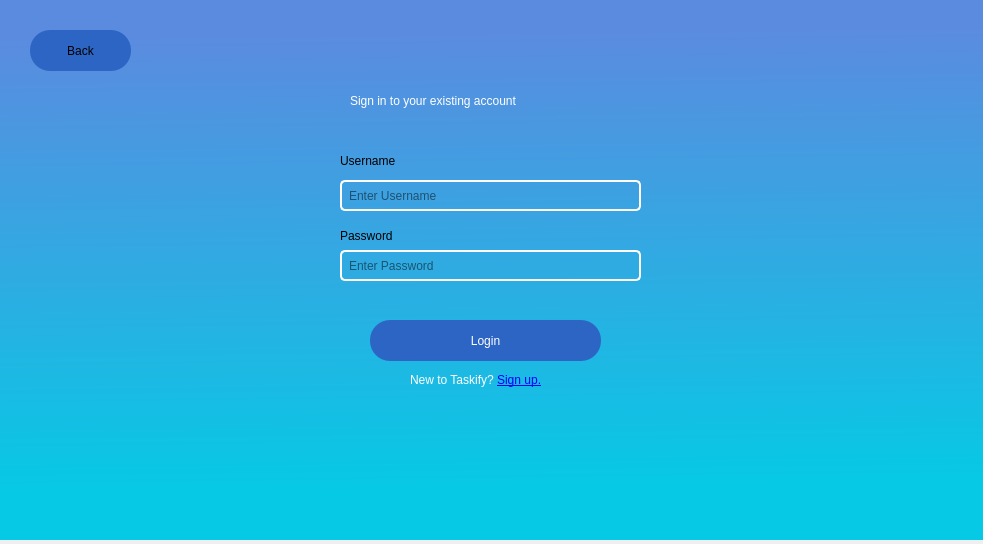
<?xml version="1.0" encoding="UTF-8"?>
<ui version="4.0">
 <class>Dialog</class>
 <widget class="QDialog" name="Dialog">
  <property name="geometry">
   <rect>
    <x>0</x>
    <y>0</y>
    <width>983</width>
    <height>544</height>
   </rect>
  </property>
  <property name="windowTitle">
   <string>Dialog</string>
  </property>
  <widget class="QWidget" name="passwordfield" native="true">
   <property name="geometry">
    <rect>
     <x>0</x>
     <y>0</y>
     <width>991</width>
     <height>541</height>
    </rect>
   </property>
   <property name="styleSheet">
    <string notr="true">QWidget#bgwidget{
background-color:qlineargradient(spread:pad, x1:0.0678571, y1:0.102, x2:1, y2:1, stop:0 rgba(0, 230, 255, 255), stop:1 rgba(255, 255, 255, 255));}</string>
   </property>
   <widget class="QLabel" name="label_2">
    <property name="geometry">
     <rect>
      <x>350</x>
      <y>70</y>
      <width>291</width>
      <height>61</height>
     </rect>
    </property>
    <property name="styleSheet">
     <string notr="true">font: 12pt &quot;MS Shell Dlg 2&quot;;color:rgb(255, 255, 255)</string>
    </property>
    <property name="text">
     <string>Sign in to your existing account</string>
    </property>
   </widget>
   <widget class="QLineEdit" name="username_edit">
    <property name="geometry">
     <rect>
      <x>340</x>
      <y>180</y>
      <width>301</width>
      <height>31</height>
     </rect>
    </property>
    <property name="styleSheet">
     <string notr="true">QLineEdit {
	background-color:rgba(0,0,0,0);
	border: 2px solid white;
	border-radius: 5px;
	padding: 5px;
}

QLineEdit::focus{
	border: 2px solid blue;
}</string>
    </property>
    <property name="placeholderText">
     <string>Enter Username</string>
    </property>
   </widget>
   <widget class="QLineEdit" name="password_edit">
    <property name="geometry">
     <rect>
      <x>340</x>
      <y>250</y>
      <width>301</width>
      <height>31</height>
     </rect>
    </property>
    <property name="styleSheet">
     <string notr="true">QLineEdit {
	background-color:rgba(0,0,0,0);
	border: 2px solid white;
	border-radius: 5px;
	padding: 5px;
}

QLineEdit::focus{
	border: 2px solid blue;
}</string>
    </property>
    <property name="placeholderText">
     <string>Enter Password</string>
    </property>
   </widget>
   <widget class="QLabel" name="label_3">
    <property name="geometry">
     <rect>
      <x>340</x>
      <y>145</y>
      <width>91</width>
      <height>31</height>
     </rect>
    </property>
    <property name="styleSheet">
     <string notr="true">font: 9pt &quot;MS Shell Dlg 2&quot;;</string>
    </property>
    <property name="text">
     <string>Username</string>
    </property>
   </widget>
   <widget class="QLabel" name="label_4">
    <property name="geometry">
     <rect>
      <x>340</x>
      <y>220</y>
      <width>91</width>
      <height>31</height>
     </rect>
    </property>
    <property name="styleSheet">
     <string notr="true">font: 9pt &quot;MS Shell Dlg 2&quot;;</string>
    </property>
    <property name="text">
     <string>Password</string>
    </property>
   </widget>
   <widget class="QWidget" name="bgwidget" native="true">
    <property name="geometry">
     <rect>
      <x>0</x>
      <y>0</y>
      <width>990</width>
      <height>540</height>
     </rect>
    </property>
    <property name="styleSheet">
     <string notr="true">QWidget#bgwidget{
background-color:qlineargradient(spread:pad, x1:0.542289, y1:0.057, x2:0.56204, y2:0.903, stop:0 rgba(91, 139, 223, 255), stop:1 rgba(6, 201, 229, 255));}</string>
    </property>
    <widget class="QLabel" name="error_field">
     <property name="geometry">
      <rect>
       <x>350</x>
       <y>290</y>
       <width>281</width>
       <height>16</height>
      </rect>
     </property>
     <property name="styleSheet">
      <string notr="true">font: 8pt &quot;MS Shell Dlg 2&quot;; color:red;</string>
     </property>
     <property name="text">
      <string/>
     </property>
    </widget>
    <widget class="QPushButton" name="login_button">
     <property name="geometry">
      <rect>
       <x>370</x>
       <y>320</y>
       <width>231</width>
       <height>41</height>
      </rect>
     </property>
     <property name="styleSheet">
      <string notr="true">QPushButton{
	border-radius:20px;
	background-color: rgb(45, 101, 197);
	font: 13pt &quot;MS Shell Dlg 2&quot;;
	color: rgb(255, 255, 255);
}

QPushButton:hover {
	background-color: rgb(50, 110, 255);
	color:rgb(255, 255, 255);
}</string>
     </property>
     <property name="text">
      <string>Login</string>
     </property>
    </widget>
    <widget class="QLabel" name="redirect_login">
     <property name="geometry">
      <rect>
       <x>410</x>
       <y>370</y>
       <width>151</width>
       <height>21</height>
      </rect>
     </property>
     <property name="styleSheet">
      <string notr="true">font: 8pt &quot;MS Shell Dlg 2&quot;;color:rgb(255, 255, 255)</string>
     </property>
     <property name="text">
      <string>&lt;html&gt;&lt;head/&gt;&lt;body&gt;&lt;p&gt;New to Taskify? &lt;a href=&quot;signup_page&quot;&gt;&lt;span style=&quot; text-decoration: underline; color:#0000ff;&quot;&gt;Sign up.&lt;/span&gt;&lt;/a&gt;&lt;/p&gt;&lt;/body&gt;&lt;/html&gt;</string>
     </property>
    </widget>
    <widget class="QLabel" name="login_logo">
     <property name="geometry">
      <rect>
       <x>370</x>
       <y>10</y>
       <width>241</width>
       <height>71</height>
      </rect>
     </property>
     <property name="text">
      <string/>
     </property>
     <property name="pixmap">
      <pixmap resource="login_resource.qrc">:/newPrefix/assets/login_logo.png</pixmap>
     </property>
     <property name="scaledContents">
      <bool>true</bool>
     </property>
    </widget>
    <widget class="QPushButton" name="back_button">
     <property name="geometry">
      <rect>
       <x>30</x>
       <y>30</y>
       <width>101</width>
       <height>41</height>
      </rect>
     </property>
     <property name="styleSheet">
      <string notr="true">QPushButton{
	border-radius:20px;
	background-color: rgb(45, 101, 197);
	font: 13pt &quot;MS Shell Dlg 2&quot;;
	color: rgb(0,0,0);
}

QPushButton:hover {
	background-color: rgb(50, 110, 255);
	color:rgb(255, 255, 255);
}</string>
     </property>
     <property name="text">
      <string>Back</string>
     </property>
    </widget>
   </widget>
   <zorder>bgwidget</zorder>
   <zorder>label_2</zorder>
   <zorder>username_edit</zorder>
   <zorder>password_edit</zorder>
   <zorder>label_3</zorder>
   <zorder>label_4</zorder>
  </widget>
 </widget>
 <resources>
  <include location="login_resource.qrc"/>
 </resources>
 <connections/>
</ui>
